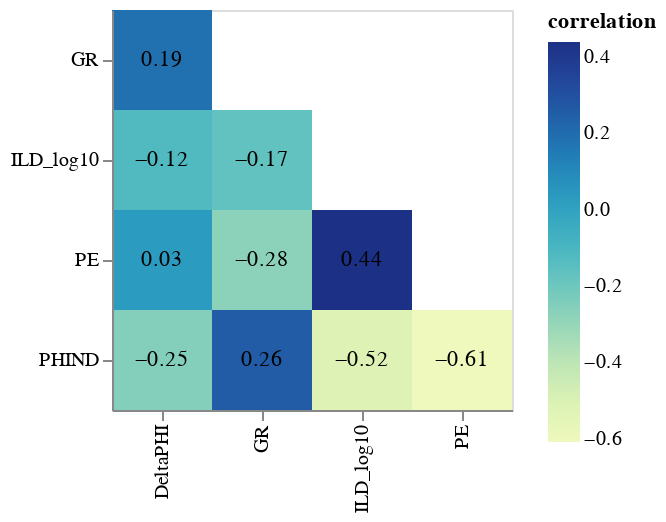

Notebook source saved alongside this figure:
### Markdown cell above
Nous avons à présent 3163 rows.

### Code cell
corr=df.drop(['Depth','RELPOS','Facies','Formation','Well Name','NM_M2'],axis=1).corr()

corr=corr.reset_index().melt('index')
corr.columns=['var1','var2','correlation']
b=alt.Chart(corr).transform_filter(
    alt.datum.var1<alt.datum.var2).encode(
            x=alt.X('var1',axis=alt.Axis(title=None)),
            y=alt.Y('var2',axis=alt.Axis(title=None))
    ).properties(height=200,width=200)

rec=b.mark_rect().encode(
            color='correlation'
        )
text=b.mark_text().encode(
        text=alt.Text('correlation', format='.2f')
)

rec+text

### Figure 1 — Vega-Lite specification as saved in the notebook (floating-point values rounded to 4 significant figures)
{"config": {"view": {"continuousWidth": 400, "continuousHeight": 300}}, "layer": [{"mark": "rect", "encoding": {"color": {"type": "quantitative", "field": "correlation"}, "x": {"type": "nominal", "axis": {"title": null}, "field": "var1"}, "y": {"type": "nominal", "axis": {"title": null}, "field": "var2"}}, "height": 200, "transform": [{"filter": "(datum.var1 < datum.var2)"}], "width": 200}, {"mark": "text", "encoding": {"text": {"type": "quantitative", "field": "correlation", "format": ".2f"}, "x": {"type": "nominal", "axis": {"title": null}, "field": "var1"}, "y": {"type": "nominal", "axis": {"title": null}, "field": "var2"}}, "height": 200, "transform": [{"filter": "(datum.var1 < datum.var2)"}], "width": 200}], "data": {"name": "data-930d475ca5d7df981c23d2c194cda9e8"}, "$schema": "https://vega.github.io/schema/vega-lite/v4.8.1.json", "datasets": {"data-930d475ca5d7df981c23d2c194cda9e8": [{"var1": "GR", "var2": "GR", "correlation": 1.0}, {"var1": "ILD_log10", "var2": "GR", "correlation": -0.1686}, {"var1": "DeltaPHI", "var2": "GR", "correlation": 0.1862}, {"var1": "PHIND", "var2": "GR", "correlation": 0.256}, {"var1": "PE", "var2": "GR", "correlation": -0.2756}, {"var1": "GR", "var2": "ILD_log10", "correlation": -0.1686}, {"var1": "ILD_log10", "var2": "ILD_log10", "correlation": 1.0}, {"var1": "DeltaPHI", "var2": "ILD_log10", "correlation": -0.1208}, {"var1": "PHIND", "var2": "ILD_log10", "correlation": -0.5221}, {"var1": "PE", "var2": "ILD_log10", "correlation": 0.4391}, {"var1": "GR", "var2": "DeltaPHI", "correlation": 0.1862}, {"var1": "ILD_log10", "var2": "DeltaPHI", "correlation": -0.1208}, {"var1": "DeltaPHI", "var2": "DeltaPHI", "correlation": 1.0}, {"var1": "PHIND", "var2": "DeltaPHI", "correlation": -0.2525}, {"var1": "PE", "var2": "DeltaPHI", "correlation": 0.02792}, {"var1": "GR", "var2": "PHIND", "correlation": 0.256}, {"var1": "ILD_log10", "var2": "PHIND", "correlation": -0.5221}, {"var1": "DeltaPHI", "var2": "PHIND", "correlation": -0.2525}, {"var1": "PHIND", "var2": "PHIND", "correlation": 1.0}, {"var1": "PE", "var2": "PHIND", "correlation": -0.6088}, {"var1": "GR", "var2": "PE", "correlation": -0.2756}, {"var1": "ILD_log10", "var2": "PE", "correlation": 0.4391}, {"var1": "DeltaPHI", "var2": "PE", "correlation": 0.02792}, {"var1": "PHIND", "var2": "PE", "correlation": -0.6088}, {"var1": "PE", "var2": "PE", "correlation": 1.0}]}}
